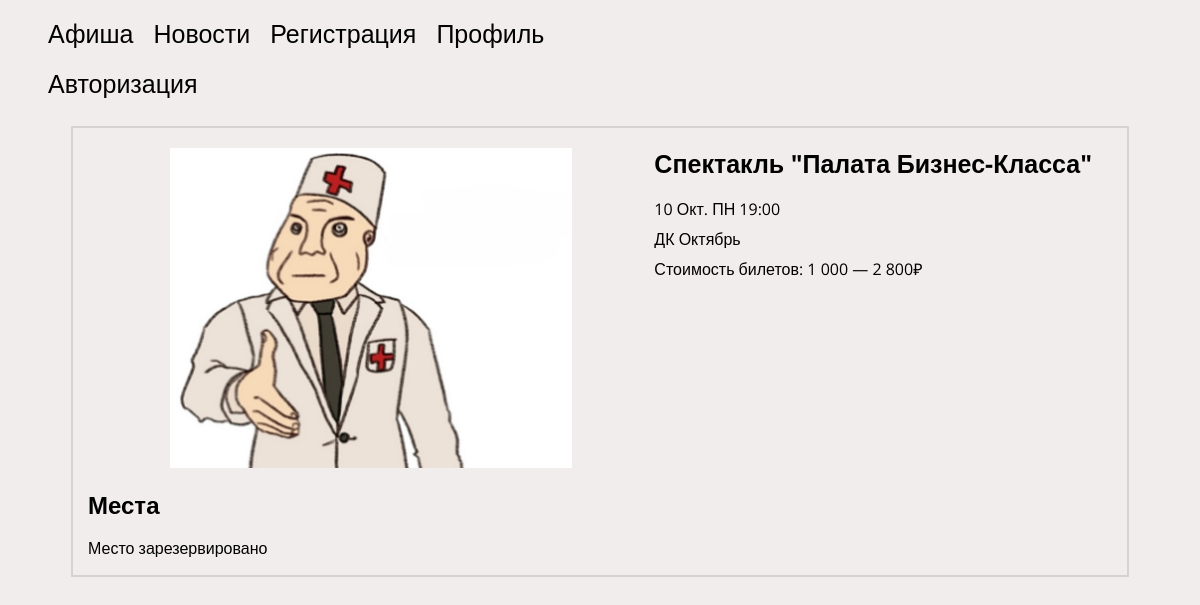
Page /theatre.php?posterid=2&placeid=4 on the committed database.
### tables this page shows
CREATE TABLE `poster` (
  `id` int NOT NULL,
  `img` varchar(255) NOT NULL,
  `name` varchar(255) NOT NULL,
  `date` varchar(255) NOT NULL,
  `place` varchar(255) NOT NULL,
  `price` varchar(255) NOT NULL
);

### theatre.php (the view, shortened to what this page needs)
<?php include 'connect.php' ?>
<!DOCTYPE html>
<html lang="ru">
<head>
    <link rel="stylesheet" href="/style/style.css">
</head>
<body>
    <header class="header">
        <div class="header-container ">
            <nav class="header-nav">
                <ul class="menu flex">
                    <li>
                        <a href="index.php" class="header-link">Афиша</a>
                    </li>
                    <li>
                        <a href="#">Новости</a>
                    <li>
                        <a href="reg.php">Регистрация</a>
                    </li>
                    </li>
                    <li>
                        <a href="profil.php">Профиль</a>
                    </li>
                </ul>
                <?php
                echo "<ul class='header-cabinet'>";
                if (isset($_SESSION["userid"])) {
                    $currentID = $_SESSION["userid"];
                    $loginSelect = "SELECT login FROM `user` WHERE id = '$currentID'";
                    $loginResult = mysqli_query($conn, $loginSelect);
                    $loginFetch = mysqli_fetch_array($loginResult);
                    echo "<span class ='nameclass'>" . $loginFetch['login'] . "</span>";
                    echo "<a href='exit.php'>" . " выйти?" . "</a>";
                } else {
                    echo "<a href='auth.php'>" . "Авторизация" . "</a>";
                }
                echo "</ul>"
                ?>
            </nav>
        </div>
    </header>
    <main class="main">
        <section class="section theatre-about__section">
            <div class="container theatre-about__container">
                <?php
                $poster = $_GET['posterid'];
                $posterIDSelect = "SELECT * FROM `poster` WHERE id = '$poster'";
                $posterIDSelectResult = mysqli_query($conn, $posterIDSelect);
                foreach ($posterIDSelectResult as $posterIDRow) {
                    echo "<div class='theatre-about_wrapper'>";
                    echo "<img src='img/" . $posterIDRow['img'] . "' class='theatre__image' alt=''>";
                    echo "<div class='theatre-about__content__wrapper'>";
                    echo "<h2 class='about__header'>" .
                        "<a href='index.php?name=' class='about__link'>" . $posterIDRow['name'] . "</a>" .
                        "</h2>";
                    echo "<span class='theatre-about__span'>" . "$posterIDRow[date]" . "</span>";
                    echo "<span class='theatre-about__span'>" . "$posterIDRow[place]" . "</span>";
                    echo "<span class='theatre-about__span'>" . "Стоимость билетов:&nbsp;" . "$posterIDRow[price]" . "</span>";
                    echo "</div>";
                    echo "</div>";
                }
                echo "<h2 class='about__header'>Места</h2>";
                if (isset($_GET['placeid'])) {
                    $placeid = $_GET['placeid'];
                    $placeupdate = "UPDATE `theatrezal` SET `sit_status` = 'занятое', `reserved_by_id` = '$currentID' WHERE id = '$placeid'";
                    if ($conn->query($placeupdate)) {
                        echo "<p class='sit__update'> Место зарезервировано </p>";
                    } else {
                        echo "<p class='sit__update'> Место зарезервировано" . $conn->error  . "</p>";
                    }
                }
                ?>
            </div>
        </section>
    </main>
</body>
</html>

### style/style.css (style rules this page uses)
html { box-sizing: border-box; }
a { align-items: center; text-decoration: none; color: black; font-size: 25px; padding-right: 20px; }
body { background-color: rgb(241, 237, 237); font-family: 'Open Sans', sans-serif; }
.header { padding-bottom: 10px; }
.flex { display: flex; }
.container { padding: 0 15px; margin: 0 auto; max-width: 1024px; }
ul { list-style: none; flex-wrap: wrap }
img { max-width: 100%; }
.theatre-about__container { padding-top: 20px; border: 2px solid rgb(213, 210, 210); }
.theatre__image { display: flex; flex: 1; min-height: 320px; max-height: 320px; object-fit: scale-down; overflow: hidden; }
.theatre-about_wrapper { display: flex; flex-direction: row; margin-bottom: 20px; line-height: 30px; }
.theatre-about__content__wrapper { display: flex; flex-direction: column; align-content: center; }
.about__header { margin: 0; margin-bottom: 15px; }

### rows in the picture
poster: img (picture), name "Спектакль \"Палата Бизнес-Класса\"", date "10 Окт. ПН 19:00", place "ДК Октябрь", price "1 000 — 2 800₽"
